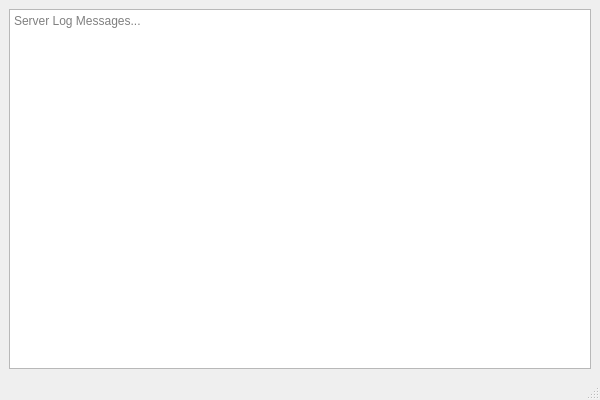
<?xml version="1.0" encoding="UTF-8"?>
<ui version="4.0">
 <class>ServerMainWindow</class>
 <widget class="QMainWindow" name="ServerMainWindow">
  <property name="geometry">
   <rect>
    <x>100</x>
    <y>100</y>
    <width>600</width>
    <height>400</height>
   </rect>
  </property>
  <property name="windowTitle">
   <string>Server - File Transfer System</string>
  </property>
  <widget class="QWidget" name="centralwidget">
   <layout class="QVBoxLayout" name="verticalLayout">
    <item>
     <widget class="QTextBrowser" name="textBrowserLog">
      <property name="placeholderText">
       <string>Server Log Messages...</string>
      </property>
     </widget>
    </item>
   </layout>
  </widget>
  <widget class="QMenuBar" name="menubar">
   <property name="geometry">
    <rect>
     <x>0</x>
     <y>0</y>
     <width>600</width>
     <height>21</height>
    </rect>
   </property>
  </widget>
  <widget class="QStatusBar" name="statusbar"/>
 </widget>
 <resources/>
 <connections/>
</ui>
